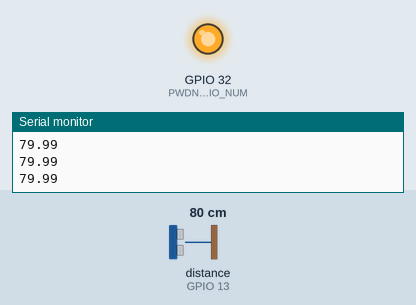
A program run on a simulated ESP32. Shown: output pins drawn as LEDs (lit = HIGH), the last lines printed to the serial monitor. Wiring (inferred from the names in the program): ultrasonic range finder: trigger GPIO 15; echo GPIO 13. The inputs (shaded band) are chosen by the test bench; at power-on: distance to the obstacle (sensor on GPIO 13) 80 cm. The echo pulse lasts 58.3 µs per cm; WiFi joins after 1.5 s; servers stay silent unless stated; the local clock reads 2024-03-15 10:24:30 at power-on unless the program sets it; the camera gives no picture; pins used as bus, display or sensor lines are not drawn.

Above: at 3.2 s.
3.3 s: distance to the obstacle (sensor on GPIO 13) set to 47 cm
4.8 s: distance to the obstacle (sensor on GPIO 13) set to 42 cm
At 5.2 s:
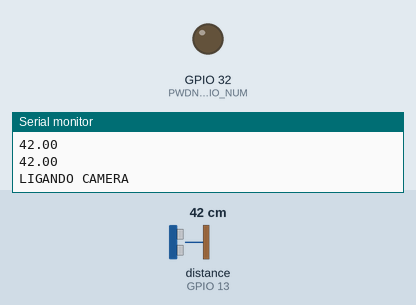
6.3 s: distance to the obstacle (sensor on GPIO 13) set to 60 cm
At 7.5 s:
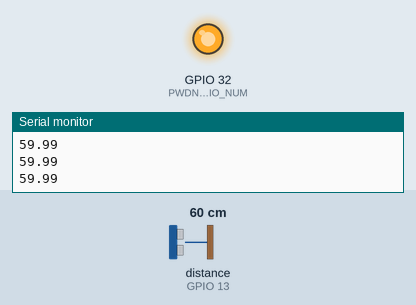
7.8 s: distance to the obstacle (sensor on GPIO 13) set to 2 cm
At 8.6 s:
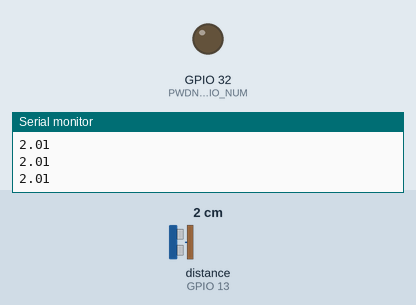
Timing chart, 0 to 10.3 s (numbered marks = the images above; inputs shaded):
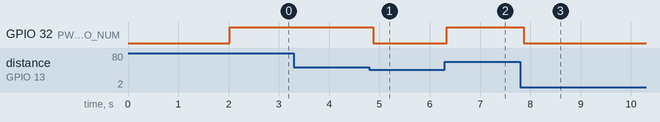

Measured:
- the behaviour switches between 45 and 44 cm on distance to the obstacle (sensor on GPIO 13) (found by bisection; images 0 and 1)
- after the input at 4.8 s, GPIO 32 (PWDN_GPIO_NUM): HIGH → LOW after 0.07 s
- after the input at 6.3 s, GPIO 32 (PWDN_GPIO_NUM): LOW → HIGH at once
- after the input at 7.8 s, GPIO 32 (PWDN_GPIO_NUM): HIGH → LOW after 0.07 s

The program:

main.cpp
```cpp
#include <Arduino.h>
#include <WiFiClientSecure.h>
#include <WiFi.h>
#include <ArduinoWebsockets.h>

#include "HardwareSerial.h"
#include "camera/Camera.h"
#include "network/Websocket.h"
#include "sonico/Sonico.hpp"

const char* ssid = "Zelma";
const char* password = "luiz246810";

Camera cam;
NetworkManager net;
Sonico sonico;

unsigned long lastMillis = 0;
const int interval = 100; // 10 FPS

void setup() {
    Serial.begin(115200);

    WiFi.begin(ssid, password);

    while (WiFi.status() != WL_CONNECTED)
    {
      Serial.println("TENTANDO CONECTAR NO WIFI....");
      delay(500);
    };

    configTime(0, 0, "pool.ntp.org", "time.nist.gov");
    Serial.print("Aguardando sincronizacao de tempo (NTP).");
    time_t now = time(nullptr);
    while (now < 24 * 3600) {
        Serial.print(".");
        delay(500);
        now = time(nullptr);
    }
    Serial.println("\nTempo sincronizado!");

    Serial.println("Enviando REQUEST para API; Inicio de conversa WEBSOCKET");

    if (!cam.init()) {
        Serial.println("Erro na Câmera!");
        ESP.restart();
    }

    net.init();
}

void loop() {
    net.pollRemote();


    Serial.println(sonico.getSonicoValue());

    if (cam.State == 1 && sonico.getSonicoValue() > 45) cam.shutdownCamera();

    if (millis() - lastMillis >= interval)
    {
        lastMillis = millis();

        if (net.shouldStream() && sonico.getSonicoValue() < 45) {

            if (cam.State == 0)  cam.powerupCamera();

            camera_fb_t* fb = cam.getFrame();
            if (fb) {
                net.sendFrame(fb);
                cam.freeBuffer(fb);
            }
        }
    }
}
```

Camera.cpp
```cpp
#include "Camera.h"
#include "HardwareSerial.h"
#include "esp32-hal-gpio.h"
#include "esp_sleep.h"

// Definição de pinos para AI-Thinker
#define PWDN_GPIO_NUM     32
#define RESET_GPIO_NUM    -1
#define XCLK_GPIO_NUM      0
#define SIOD_GPIO_NUM     26
#define SIOC_GPIO_NUM     27
#define Y9_GPIO_NUM       35
#define Y8_GPIO_NUM       34
#define Y7_GPIO_NUM       39
#define Y6_GPIO_NUM       36
#define Y5_GPIO_NUM       21
#define Y4_GPIO_NUM       19
#define Y3_GPIO_NUM       18
#define Y2_GPIO_NUM        5
#define VSYNC_GPIO_NUM    25
#define HREF_GPIO_NUM     23
#define PCLK_GPIO_NUM     22

Camera::Camera() {
    _config.ledc_channel = LEDC_CHANNEL_0;
    _config.ledc_timer = LEDC_TIMER_0;
    _config.pin_d0 = Y2_GPIO_NUM;
    _config.pin_d1 = Y3_GPIO_NUM;
    _config.pin_d2 = Y4_GPIO_NUM;
    _config.pin_d3 = Y5_GPIO_NUM;
    _config.pin_d4 = Y6_GPIO_NUM;
    _config.pin_d5 = Y7_GPIO_NUM;
    _config.pin_d6 = Y8_GPIO_NUM;
    _config.pin_d7 = Y9_GPIO_NUM;
    _config.pin_xclk = XCLK_GPIO_NUM;
    _config.pin_pclk = PCLK_GPIO_NUM;
    _config.pin_vsync = VSYNC_GPIO_NUM;
    _config.pin_href = HREF_GPIO_NUM;
    _config.pin_sccb_sda = SIOD_GPIO_NUM;
    _config.pin_sccb_scl = SIOC_GPIO_NUM;
    _config.pin_pwdn = PWDN_GPIO_NUM;
    _config.pin_reset = RESET_GPIO_NUM;
    _config.xclk_freq_hz = 20000000;
    _config.pixel_format = PIXFORMAT_JPEG;
    _config.grab_mode = CAMERA_GRAB_LATEST;

    if(psramFound()){
        _config.frame_size = FRAMESIZE_VGA;
        _config.jpeg_quality = 12;
        _config.fb_count = 2;
    } else {
        _config.frame_size = FRAMESIZE_SVGA;
        _config.jpeg_quality = 12;
        _config.fb_count = 1;
    }

}

bool Camera::init() {
    pinMode(PWDN_GPIO_NUM, OUTPUT);
    digitalWrite(PWDN_GPIO_NUM, LOW);

    esp_err_t err = esp_camera_init(&_config);
    return (err == ESP_OK);
}

void Camera::shutdownCamera()
{

    Serial.println("DESLIGANDO CAMERA");
    State = 0;

    esp_camera_deinit();
    digitalWrite(PWDN_GPIO_NUM, HIGH);

}

void Camera::powerupCamera()
{
    Serial.println("LIGANDO CAMERA");
    State = 1;
    digitalWrite(PWDN_GPIO_NUM, LOW);

    esp_camera_init(&_config);
}

camera_fb_t* Camera::getFrame() {
    return esp_camera_fb_get();
}

void Camera::freeBuffer(camera_fb_t* fb) {
    esp_camera_fb_return(fb);
}
```

Camera.h
```cpp
#pragma once
#include <Arduino.h>
#include "esp_camera.h"

class Camera {
public:
    Camera();
    bool init();
    camera_fb_t* getFrame();
    void freeBuffer(camera_fb_t* fb);
    void shutdownCamera();
    void powerupCamera();

    bool State = 1;

private:
    camera_config_t _config;
};
```

Websocket.cpp
```cpp
#include "Websocket.h"

const char *rootCACertificate =
    "-----BEGIN CERTIFICATE-----\n"
    "MIICCTCCAY6gAwIBAgINAgPlwGjvYxqccpBQUjAKBggqhkjOPQQDAzBHMQswCQYD\n"
    "VQQGEwJVUzEiMCAGA1UEChMZR29vZ2xlIFRydXN0IFNlcnZpY2VzIExMQzEUMBIG\n"
    "A1UEAxMLR1RTIFJvb3QgUjQwHhcNMTYwNjIyMDAwMDAwWhcNMzYwNjIyMDAwMDAw\n"
    "WjBHMQswCQYDVQQGEwJVUzEiMCAGA1UEChMZR29vZ2xlIFRydXN0IFNlcnZpY2Vz\n"
    "IExMQzEUMBIGA1UEAxMLR1RTIFJvb3QgUjQwdjAQBgcqhkjOPQIBBgUrgQQAIgNi\n"
    "AATzdHOnaItgrkO4NcWBMHtLSZ37wWHO5t5GvWvVYRg1rkDdc/eJkTBa6zzuhXyi\n"
    "QHY7qca4R9gq55KRanPpsXI5nymfopjTX15YhmUPoYRlBtHci8nHc8iMai/lxKvR\n"
    "HYqjQjBAMA4GA1UdDwEB/wQEAwIBhjAPBgNVHRMBAf8EBTADAQH/MB0GA1UdDgQW\n"
    "BBSATNbrdP9JNqPV2Py1PsVq8JQdjDAKBggqhkjOPQQDAwNpADBmAjEA6ED/g94D\n"
    "9J+uHXqnLrmvT/aDHQ4thQEd0dlq7A/Cr8deVl5c1RxYIigL9zC2L7F8AjEA8GE8\n"
    "p/SgguMh1YQdc4acLa/KNJvxn7kjNuK8YAOdgLOaVsjh4rsUecrNIdSUtUlD\n"
    "-----END CERTIFICATE-----\n";

NetworkManager::NetworkManager() : _server(80), _wsLocal("/ws") {
  _wsRemote.setCACert(rootCACertificate);
}

void NetworkManager::init() {
  _server.addHandler(&_wsLocal);
  _server.begin();

  connectToRemote();
}

void NetworkManager::pollRemote() {
  if (!_wsRemote.available()) {
    Serial.println("Reconectando ao WSS...");
    connectToRemote();
  }
  _wsRemote.poll();
}

void NetworkManager::connectToRemote() {
  if (_wsRemote.connect("wss://api-robotica-movel.onrender.com/ws")) {
    Serial.println("Conectado ao Render (WSS)!");

    // Envia o JSON com o token de autenticação exigido pela API
    // Substitua "token_super_secreto_123" pelo token real gerado no banco de
    // dados.
    String authMessage = "{\"token\": \"casa-123\"}";
    _wsRemote.send(authMessage);
    Serial.println("Enviado JSON de autenticação: " + authMessage);
  } else {
    Serial.println("Falha na conexão.");
  }
}

void NetworkManager::loop() { _wsRemote.poll(); }

bool NetworkManager::shouldStream() {
  return (_wsLocal.count() > 0 || _wsRemote.available());
}

void NetworkManager::sendFrame(camera_fb_t *fb) {
  // Enviar para o Render
  if (_wsRemote.available()) {
    _wsRemote.sendBinary((const char *)fb->buf, fb->len);
  }

  // Enviar para clientes locais
  //_wsLocal.binaryAll(fb->buf, fb->len);
}
```

Websocket.h
```cpp
#pragma once
#include <Arduino.h>
#include <ESPAsyncWebServer.h>
#include <ArduinoWebsockets.h>

#include "esp_camera.h"


class NetworkManager {
public:
    NetworkManager();
    void init(); // Inicia tanto o servidor local quanto o cliente WSS
    void connectToRemote();
    void sendFrame(camera_fb_t* fb);
    void loop(); // Necessário para processar o WebSocket do cliente (poll)
    void pollRemote();
    bool shouldStream();       // Adicione isso

private:
    AsyncWebServer _server;
    AsyncWebSocket _wsLocal; // Seu servidor local
    websockets::WebsocketsClient _wsRemote; // Cliente para o Render

    static void onEvent(AsyncWebSocket *server, AsyncWebSocketClient *client,
                        AwsEventType type, void *arg, uint8_t *data, size_t len);
};
```

Sonico.cpp
```cpp
#include "./Sonico.hpp"
#include "Arduino.h"
#include <cstddef>


const int PIN_TRIG = 15;
const int PIN_ECHO = 13;

#define VELOCIDADE_SOM 0.0343

Sonico::Sonico()
{

  pinMode(PIN_TRIG, OUTPUT);
  pinMode(PIN_ECHO, INPUT);

  digitalWrite(PIN_TRIG, LOW);
}


float Sonico::getSonicoValue() {
  digitalWrite(PIN_TRIG, LOW);
  delayMicroseconds(2);

  digitalWrite(PIN_TRIG, HIGH);
  delayMicroseconds(10);
  digitalWrite(PIN_TRIG, LOW);

  long duracao = pulseIn(PIN_ECHO, HIGH);
  float distancia_cm = duracao * VELOCIDADE_SOM / 2;

  if (duracao == 0) {
    return 0;
  } else {
    return distancia_cm;
  }

  delay(500);
}
```

Sonico.hpp
```cpp
class Sonico {
    public:
        Sonico();
        ~Sonico() = default;

        float getSonicoValue();
    private:
};
```
